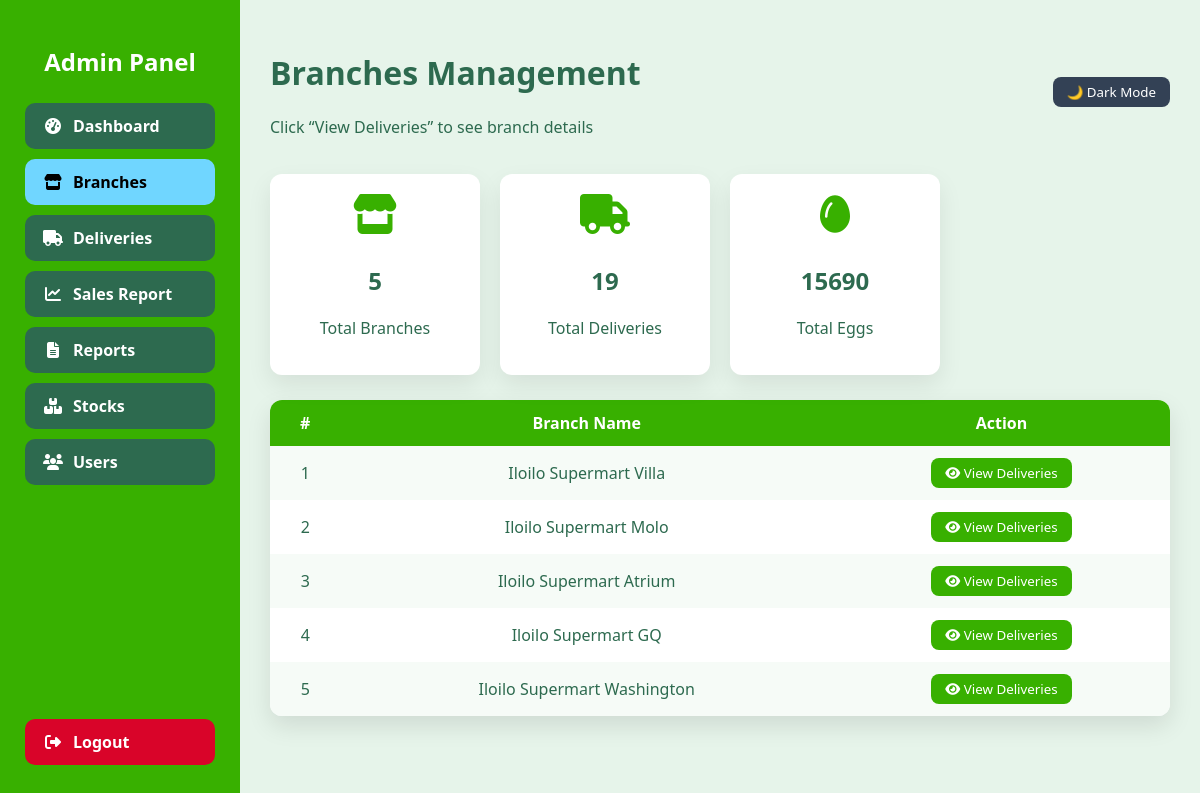
/branches.php, run on the app's committed database.
### tables this page shows
CREATE TABLE `branches` (
  `id` int(10) UNSIGNED NOT NULL,
  `branch_name` varchar(100) NOT NULL,
  `low_stock_threshold` int(10) UNSIGNED NOT NULL DEFAULT 100,
  `is_active` tinyint(1) NOT NULL DEFAULT 1,
  `created_at` datetime NOT NULL DEFAULT current_timestamp(),
  `updated_at` datetime NOT NULL DEFAULT current_timestamp() ON UPDATE current_timestamp()
);

### branches.php (the view, shortened to what this page needs)
<?php
include 'includes/db.php';
$predefined_branches = [
    'Iloilo Supermart Villa',
    'Iloilo Supermart Molo',
    'Iloilo Supermart Atrium',
    'Iloilo Supermart GQ',
    'Iloilo Supermart Washington'
];
$total_deliveries = $conn->query("SELECT COUNT(*) t FROM deliveries")->fetch_assoc()['t'];
$total_eggs = $conn->query("SELECT SUM(big_trays*12 + small_trays*6) t FROM deliveries")->fetch_assoc()['t'];
?>
<!DOCTYPE html>
<html lang="en">
<head>
<link rel="stylesheet" href="https://cdnjs.cloudflare.com/ajax/libs/font-awesome/6.4.0/css/all.min.css">
</head>
<body>
<div class="wrapper">
<div class="sidebar">
    <h2>Admin Panel</h2>
    <a href="dashboard.php"><i class="fas fa-tachometer-alt"></i> Dashboard</a>
    <a href="branches.php" class="active"><i class="fas fa-store"></i> Branches</a>
    <a href="deliveries.php"><i class="fas fa-truck"></i> Deliveries</a>
    <a href="sales.php"><i class="fas fa-chart-line"></i> Sales Report</a>
    <a href="reports.php"><i class="fas fa-file-alt"></i> Reports</a>
    <a href="stocks.php"><i class="fas fa-boxes"></i> Stocks</a>
    <a href="users.php"><i class="fas fa-users"></i> Users</a>
    <a href="logout.php" class="logout"><i class="fas fa-sign-out-alt"></i> Logout</a>
</div>
<div class="main-content">
<div class="header">
    <div>
        <h1>Branches Management</h1>
        <p>Click “View Deliveries” to see branch details</p>
    </div>
    <button id="darkToggle">🌙 Dark Mode</button>
</div>
<div class="dashboard-grid">
    <div class="dashboard-card"><i class="fas fa-store"></i><h2><?=count($predefined_branches)?></h2><p>Total Branches</p></div>
    <div class="dashboard-card"><i class="fas fa-truck"></i><h2><?=$total_deliveries?></h2><p>Total Deliveries</p></div>
    <div class="dashboard-card"><i class="fas fa-egg"></i><h2><?=$total_eggs?></h2><p>Total Eggs</p></div>
</div>
<table>
<tr><th>#</th><th>Branch Name</th><th>Action</th></tr>
<?php $i=1; foreach($predefined_branches as $b):
$r=$conn->query("SELECT id FROM branches WHERE branch_name='".$conn->real_escape_string($b)."'")->fetch_assoc();
if(!$r) continue; ?>
<tr>
<td><?=$i++?></td>
<td><?=htmlspecialchars($b)?></td>
<td>
<button class="view-btn" onclick="openDeliveries(<?=$r['id']?>)">
<i class="fas fa-eye"></i> View Deliveries
</button>
</td>
</tr>
<?php endforeach; ?>
</table>
</div>
</div>
</body>
</html>

### branches.php (style rules this page uses)
* { box-sizing:border-box;font-family:'Segoe UI',Tahoma,Verdana,sans-serif; }
body { margin:0;background:#e6f4ea;color:#2d6a4f;transition:0.3s; }
.wrapper { display:flex;min-height:100vh }
.sidebar { width:240px; background:#38b000; color:#fff; padding:25px; display:flex; flex-direction:column; }
.sidebar h2 { text-align:center;margin-bottom:25px }
.sidebar a { display:flex; align-items:center; gap:10px; padding:12px 18px; margin-bottom:10px; background:#2d6a4f; color:#fff; border-radius:10px; text-decoration:none; font-weight:600; transition:0.3s; }
.sidebar a i { width:20px;text-align:center }
.sidebar a:hover,.sidebar a.active { background:#70d6ff;color:#000 }
.sidebar .logout { margin-top:auto;background:#d90429 }
.main-content { flex:1;padding:30px }
.header { display:flex;justify-content:space-between;align-items:center;margin-bottom:20px }
.header button { padding:6px 14px; border:none; border-radius:8px; background:#334155; color:#fff; cursor:pointer; }
.dashboard-grid { display:grid; grid-template-columns:repeat(4,1fr); gap:20px; margin-bottom:25px; }
.dashboard-card { background:#fff; padding:20px; border-radius:12px; text-align:center; box-shadow:0 10px 25px rgba(0,0,0,0.08); }
.dashboard-card i { font-size:2.5rem; color:#38b000; margin-bottom:10px; }
table { width:100%; border-collapse:collapse; background:#fff; border-radius:12px; overflow:hidden; box-shadow:0 10px 25px rgba(0,0,0,0.1); }
th,td { padding:12px;text-align:center }
th { background:#38b000;color:#fff }
tr:nth-child(even) { background:#f6fbf7 }
.view-btn { background:#38b000; color:#fff; border:none; padding:6px 14px; border-radius:8px; cursor:pointer; }

### data on the page
branches: b "Iloilo Supermart Villa"
branches: b "Iloilo Supermart Molo"
branches: b "Iloilo Supermart Atrium"
branches: b "Iloilo Supermart GQ"
branches: b "Iloilo Supermart Washington"

### other printed values
count($predefined_branches) "5"
$total_deliveries "19"
$total_eggs "15690"
